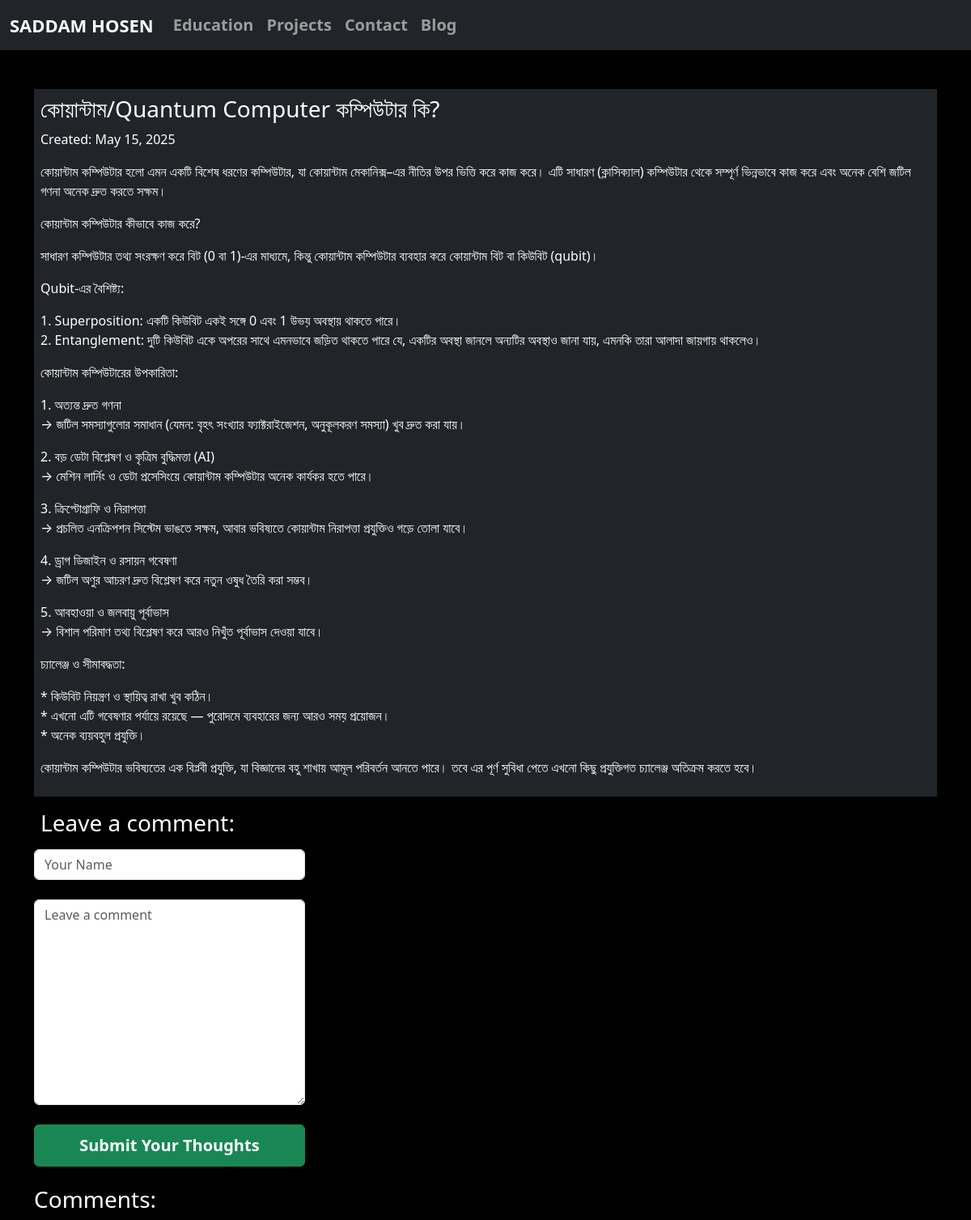
The page /blog/post/quantum-computer/ on the database its author committed.
### blog/models.py (models this page shows, shortened)
class Post(models.Model):
    title = models.CharField(max_length=200)
    created = models.DateTimeField(auto_now_add=True)
    slug = models.SlugField(default="", null=False)
    content = models.TextField()
    category = models.ForeignKey(Category, on_delete=models.CASCADE, related_name='posts')

### blog/views.py (the view, shortened to what this page needs)
# urls.py: path('post/<slug:slug>/', views.blog_detail, name='blog_detail')
def blog_detail(request, slug):
    post = Post.objects.get(slug=slug)
    form = CommentForm()
    comments = Comment.objects.filter(post=post)
    context = {
        'post': post,
        'comments': comments,
        'form': CommentForm(),
    }
    return render(request, "blog/blog_details.html", context)

### blog/forms.py
class CommentForm(forms.Form):
    author = forms.CharField(max_length=64, widget=forms.TextInput(
        attrs={"class": "form-control", "placeholder": "Your Name"}),
    )
    body=forms.CharField(widget=forms.Textarea(attrs={"class": "form-control","placeholder": "Leave a comment"})
    )

### blog/templates/blog/blog_details.html (shortened to what this page needs)
{% extends 'base.html' %}
{% block content %}
<div class="container mt-5">
<div class="row row-cols-1 row-cols-md-1 g-4">
  <div class="col">
    <div class="content text-white bg-dark p-2">
      <h3>{{ post.title }}</h3>
      <p>Created: {{ post.created.date }}</p>
      <p>{{ post.content|linebreaks }}</p>
    </div>
  </div>
</div>
<div class="comment row-cols-1 row-cols-md-4 g-4 mt-2">
  <h3 class="text-white p-2">Leave a comment:</h3>
    <form method="post">
      <div class="author">
          {{ form.author }}
      </div><br>
      <div>
          {{ form.body }}
      </div><br>
      <button type="submit" class="blog-btn btn btn-success">Submit Your Thoughts</button>
    </form><br>
  <h3 class="text-white">Comments:</h3>
</div>
</div>
{% endblock %}

### blog/static/blog.css (style rules this page uses)
.comment form { width: 30%; }
.blog-btn { width: 100%; padding: 10px; font-size: 20px; font-weight: 800; }

### rows shown on the page
Post: title "কোয়ান্টাম/Quantum Computer কম্পিউটার কি?", created "May 15, 2025", content "কোয়ান্টাম কম্পিউটার হলো এমন একটি বিশেষ ধরণের কম্পিউটার, যা কোয়ান্টাম মেকানিক্স–এর নীতির উপর ভিত্তি করে কাজ করে। এটি সাধারণ (ক্লাসিক্যাল) কম্পিউটার থেকে সম্পূর্ণ ভিন্নভাবে কাজ করে এবং অনেক বেশি জটিল গণনা অনেক দ্রুত করতে সক্ষম। কোয়ান্টাম কম্পিউটার কীভাবে কাজ করে? সাধারণ কম্পিউটার তথ্য সংরক্ষণ করে বিট (0 বা 1)-এর মাধ্যমে, কিন্তু কোয়ান্টাম কম্পিউটার ব্যবহার করে কোয়ান্টাম বিট বা কিউবিট (qubit)। Qubit-এর বৈশিষ্ট্য: 1. Superposition: একটি কিউবিট একই সঙ্গে 0 এবং 1 উভয় অবস্থায় থাকতে পারে। 2. Entanglement: দুটি কিউবিট একে অপরের সাথে এমনভাবে জড়িত থাকতে পারে যে, একটির অবস্থা জানলে অন্যটির অবস্থাও জানা যায়, এমনকি তারা আলাদা জায়গায় থাকলেও। কোয়ান্টাম কম্পিউটারের উপকারিতা: 1. অত্যন্ত দ্রুত গণনা → জটিল…"
